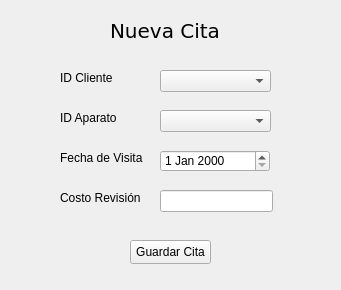
<?xml version="1.0" encoding="UTF-8"?>
<ui version="4.0">
 <class>Form</class>
 <widget class="QWidget" name="Form">
  <property name="geometry">
   <rect>
    <x>0</x>
    <y>0</y>
    <width>341</width>
    <height>290</height>
   </rect>
  </property>
  <property name="windowTitle">
   <string>Form</string>
  </property>
  <widget class="QLabel" name="label">
   <property name="geometry">
    <rect>
     <x>110</x>
     <y>20</y>
     <width>111</width>
     <height>21</height>
    </rect>
   </property>
   <property name="font">
    <font>
     <family>Verdana</family>
     <pointsize>15</pointsize>
    </font>
   </property>
   <property name="text">
    <string>Nueva Cita</string>
   </property>
  </widget>
  <widget class="QLabel" name="label_2">
   <property name="geometry">
    <rect>
     <x>60</x>
     <y>70</y>
     <width>71</width>
     <height>16</height>
    </rect>
   </property>
   <property name="text">
    <string>ID Cliente</string>
   </property>
  </widget>
  <widget class="QLabel" name="label_3">
   <property name="geometry">
    <rect>
     <x>60</x>
     <y>110</y>
     <width>71</width>
     <height>16</height>
    </rect>
   </property>
   <property name="text">
    <string>ID Aparato</string>
   </property>
  </widget>
  <widget class="QLabel" name="label_4">
   <property name="geometry">
    <rect>
     <x>60</x>
     <y>150</y>
     <width>91</width>
     <height>16</height>
    </rect>
   </property>
   <property name="text">
    <string>Fecha de Visita</string>
   </property>
  </widget>
  <widget class="QLabel" name="label_5">
   <property name="geometry">
    <rect>
     <x>60</x>
     <y>190</y>
     <width>91</width>
     <height>16</height>
    </rect>
   </property>
   <property name="text">
    <string>Costo Revisión</string>
   </property>
  </widget>
  <widget class="QDateEdit" name="input_fecha">
   <property name="geometry">
    <rect>
     <x>160</x>
     <y>150</y>
     <width>110</width>
     <height>22</height>
    </rect>
   </property>
  </widget>
  <widget class="QLineEdit" name="input_costo_revision">
   <property name="geometry">
    <rect>
     <x>160</x>
     <y>190</y>
     <width>113</width>
     <height>22</height>
    </rect>
   </property>
  </widget>
  <widget class="QPushButton" name="btn_guardar_cita">
   <property name="geometry">
    <rect>
     <x>130</x>
     <y>240</y>
     <width>81</width>
     <height>24</height>
    </rect>
   </property>
   <property name="text">
    <string>Guardar Cita</string>
   </property>
  </widget>
  <widget class="QComboBox" name="combo_cliente">
   <property name="geometry">
    <rect>
     <x>160</x>
     <y>70</y>
     <width>111</width>
     <height>22</height>
    </rect>
   </property>
  </widget>
  <widget class="QComboBox" name="combo_aparato">
   <property name="geometry">
    <rect>
     <x>160</x>
     <y>110</y>
     <width>111</width>
     <height>22</height>
    </rect>
   </property>
  </widget>
 </widget>
 <resources/>
 <connections/>
</ui>
